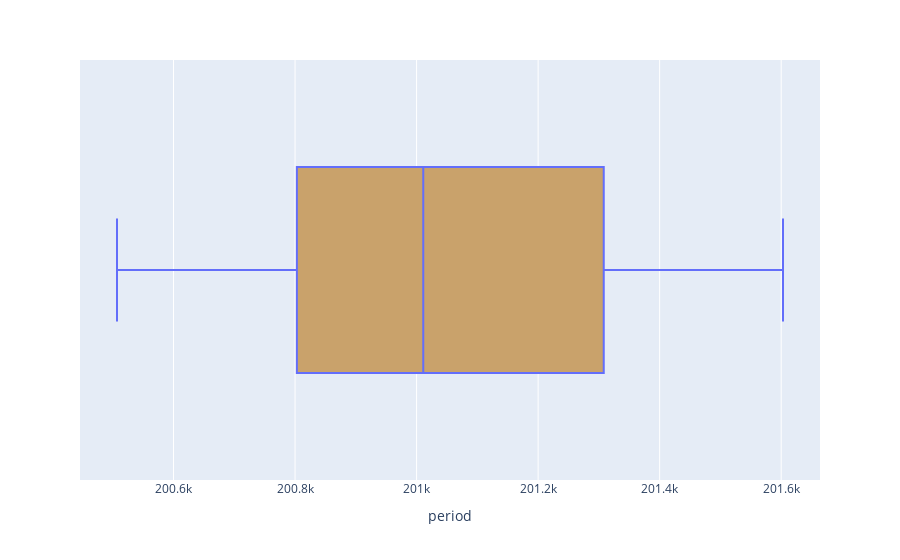
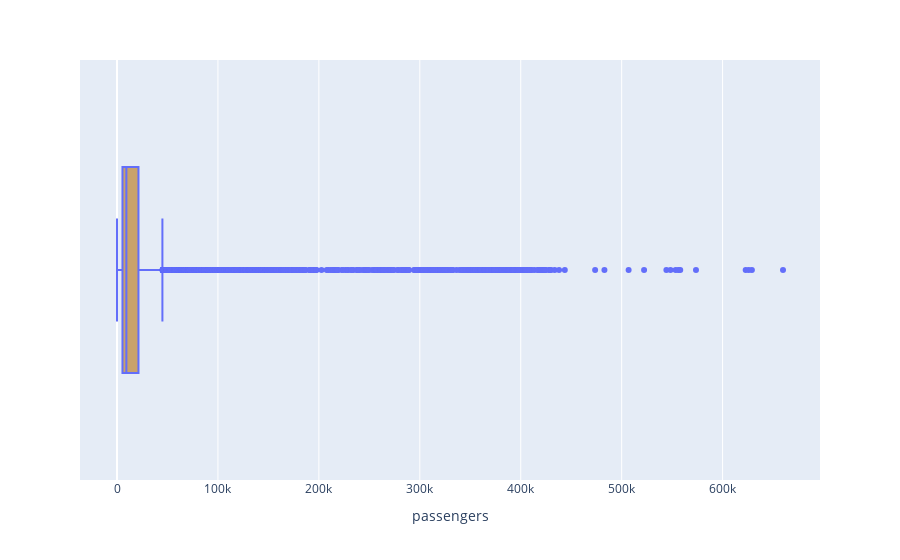
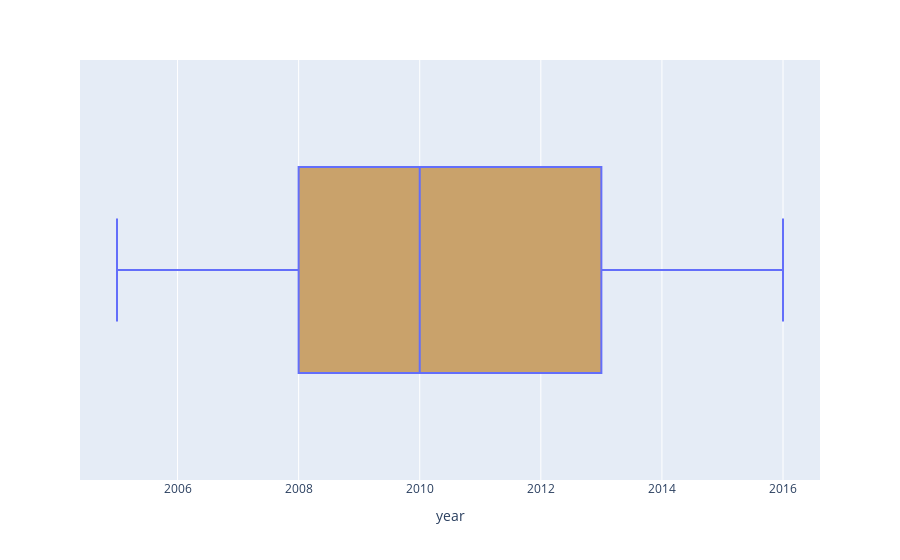

Source (notebook cell) for these figures, in order:
### Code cell
for i in num_col:
    fig = px.box(df, x = df[i])
    fig.update_traces(fillcolor = '#C9A26B')
    fig.show()

### Figure 1 — Plotly figure (JSON) as saved in the notebook; plotly's stock layout.template omitted (floating-point values rounded to 4 significant figures; data arrays with more than 128 entries replaced by an {"elided": "..."} marker saying what was removed)
{"data": [{"alignmentgroup": "True", "fillcolor": "#C9A26B", "hovertemplate": "period=%{x}<extra></extra>", "legendgroup": "", "marker": {"color": "#636efa"}, "name": "", "notched": false, "offsetgroup": "", "orientation": "h", "showlegend": false, "type": "box", "x": {"elided": "14937 int values"}, "x0": " ", "xaxis": "x", "y0": " ", "yaxis": "y"}], "layout": {"boxmode": "group", "legend": {"tracegroupgap": 0}, "margin": {"t": 60}, "xaxis": {"anchor": "y", "domain": [0, 1], "title": {"text": "period"}}, "yaxis": {"anchor": "x", "domain": [0, 1]}}}

### Figure 2 — Plotly figure (JSON) as saved in the notebook; plotly's stock layout.template omitted (floating-point values rounded to 4 significant figures; data arrays with more than 128 entries replaced by an {"elided": "..."} marker saying what was removed)
{"data": [{"alignmentgroup": "True", "fillcolor": "#C9A26B", "hovertemplate": "passengers=%{x}<extra></extra>", "legendgroup": "", "marker": {"color": "#636efa"}, "name": "", "notched": false, "offsetgroup": "", "orientation": "h", "showlegend": false, "type": "box", "x": {"elided": "14937 int values"}, "x0": " ", "xaxis": "x", "y0": " ", "yaxis": "y"}], "layout": {"boxmode": "group", "legend": {"tracegroupgap": 0}, "margin": {"t": 60}, "xaxis": {"anchor": "y", "domain": [0, 1], "title": {"text": "passengers"}}, "yaxis": {"anchor": "x", "domain": [0, 1]}}}

### Figure 3 — Plotly figure (JSON) as saved in the notebook; plotly's stock layout.template omitted (floating-point values rounded to 4 significant figures; data arrays with more than 128 entries replaced by an {"elided": "..."} marker saying what was removed)
{"data": [{"alignmentgroup": "True", "fillcolor": "#C9A26B", "hovertemplate": "year=%{x}<extra></extra>", "legendgroup": "", "marker": {"color": "#636efa"}, "name": "", "notched": false, "offsetgroup": "", "orientation": "h", "showlegend": false, "type": "box", "x": {"elided": "14937 int values"}, "x0": " ", "xaxis": "x", "y0": " ", "yaxis": "y"}], "layout": {"boxmode": "group", "legend": {"tracegroupgap": 0}, "margin": {"t": 60}, "xaxis": {"anchor": "y", "domain": [0, 1], "title": {"text": "year"}}, "yaxis": {"anchor": "x", "domain": [0, 1]}}}
